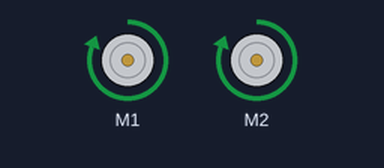
Bench run of a program on a simulated Raspberry Pi (BCM pin numbers). Parts: 2 × DC motor (green arrow = forward, orange = backward, longer = faster). Motors are numbered in the order the program creates them (left before right in a Robot); what the program prints to the terminal is not drawn.

Above: at 0.1 s.
Timing chart, 0 to 1.6 s (numbered marks = the images above):
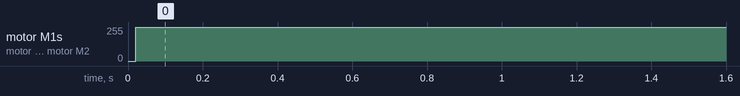

The program:

ball_launcher_test.py
```python
#!/usr/bin/env python3
"""
ball_launcher_test.py — simple test to spin the ball launcher motors at full speed.

Run on the RPi with:
    python3 ball_launcher_test.py
"""

try:
    from gpiozero import Motor
    _GPIO_AVAILABLE = True
except ImportError:
    _GPIO_AVAILABLE = False
    print('WARNING: gpiozero not available — motor control will be simulated.')

# Motor A (Left)
MOTOR_A_FWD, MOTOR_A_BWD, MOTOR_A_EN = 23, 24, 13

# Motor B (Right)
MOTOR_B_FWD, MOTOR_B_BWD, MOTOR_B_EN = 22, 27, 12


def main():
    if _GPIO_AVAILABLE:
        motor_a = Motor(forward=MOTOR_A_FWD, backward=MOTOR_A_BWD, enable=MOTOR_A_EN)
        motor_b = Motor(forward=MOTOR_B_FWD, backward=MOTOR_B_BWD, enable=MOTOR_B_EN)
        print('Starting motors at full speed...')
        motor_a.forward(1.0)
        motor_b.forward(1.0)
        try:
            print('Motors are running. Press Ctrl+C to stop.')
            while True:
                pass
        except KeyboardInterrupt:
            print('\nStopping motors...')
            motor_a.stop()
            motor_b.stop()
    else:
        print('GPIO unavailable')


if __name__ == '__main__':
    main()
```

Measured:
- by itself, motor M1, motor M2: stopped → forward 255/255 at 0.02 s
